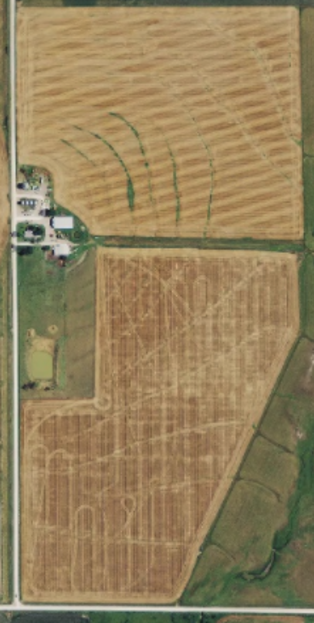
#> input picture photos/ex_rgb.png, 314 x 623 px, found by its file name
$ python synth_ndvi.py
#> lines starting #> are read from the running program, lines starting #| are printed output that depends on the picture
# purpose: read an RGB image in, compute VARI
# (Visible Atmospherically Resistant Index) values, create an output image.
# VARI equation used: VARI = (green - red) / (green + red - blue)

import numpy as np
import pandas as pd
import imageio

print("Beginning program")

im_read_path = "C:/Users/iaad5777/Documents/git/EarthLab/photos/"
im_write_path = "C:/Users/iaad5777/Documents/git/EarthLab/photos/test_vari.png"

im_orig = imageio.imread(im_read_path + "ex_rgb.png")
#> im_orig is the input picture: shape (623, 314, 3); mean R, G, B 148.8, 129.6, 92.8
# im[x] is a row of pixels
# im[x][y] is a vector holding the color value, at position x,y
# im[x][y][z] is a pixel's color value

# im[:,:,0] = 0 # takes out all red
# im[1][1][0] == im[1,1,0]

im_new = (im_orig[:,:,1] - im_orig[:,:,0]) / (im_orig[:,:,1] + im_orig[:,:,0] - im_orig[:,:,2])
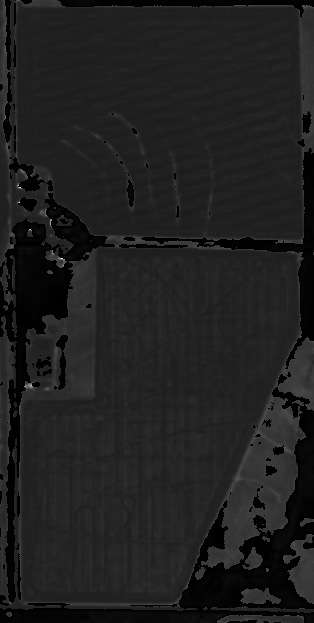
#> im_new: shape (623, 314) float64; min 0, max 8.16, mean 1.03; drawn with min black and max white


imageio.imwrite(im_write_path, im_new[:, :])

$ run again, with photos/im1.PNG copied over photos/ex_rgb.png
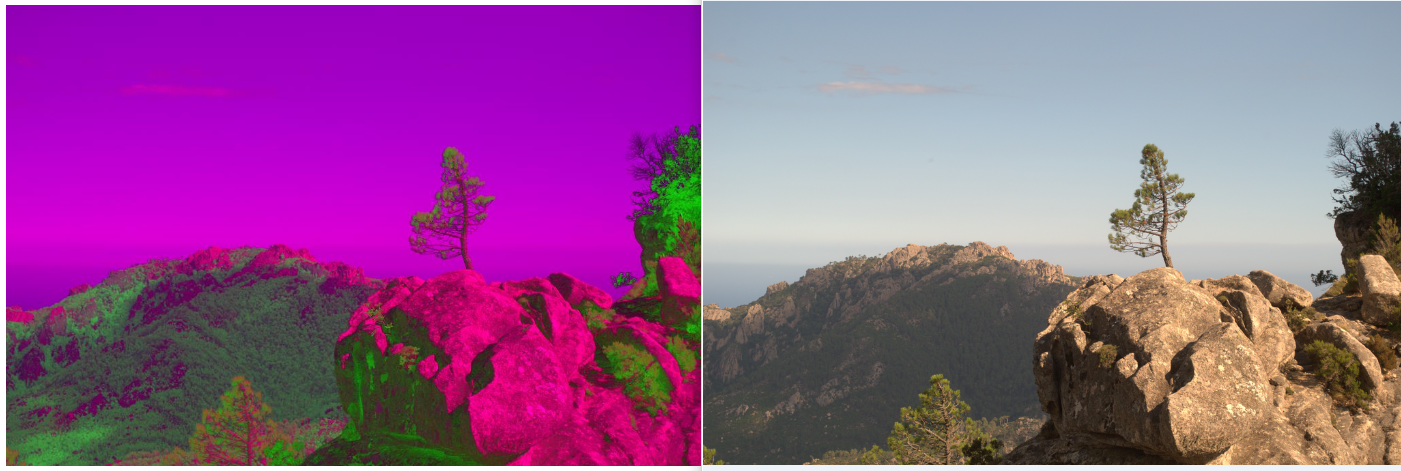
#> input picture photos/im1.PNG, 1401 x 471 px, found by its file name
#> im_orig is the input picture: shape (471, 1401, 4); mean R, G, B, A 147.6, 88.2, 143.2, 255
#> `im_new = (im_orig[:,:,1] - im_orig[:,:,0]) / (im_orig[:,:,1] + im_orig..`:
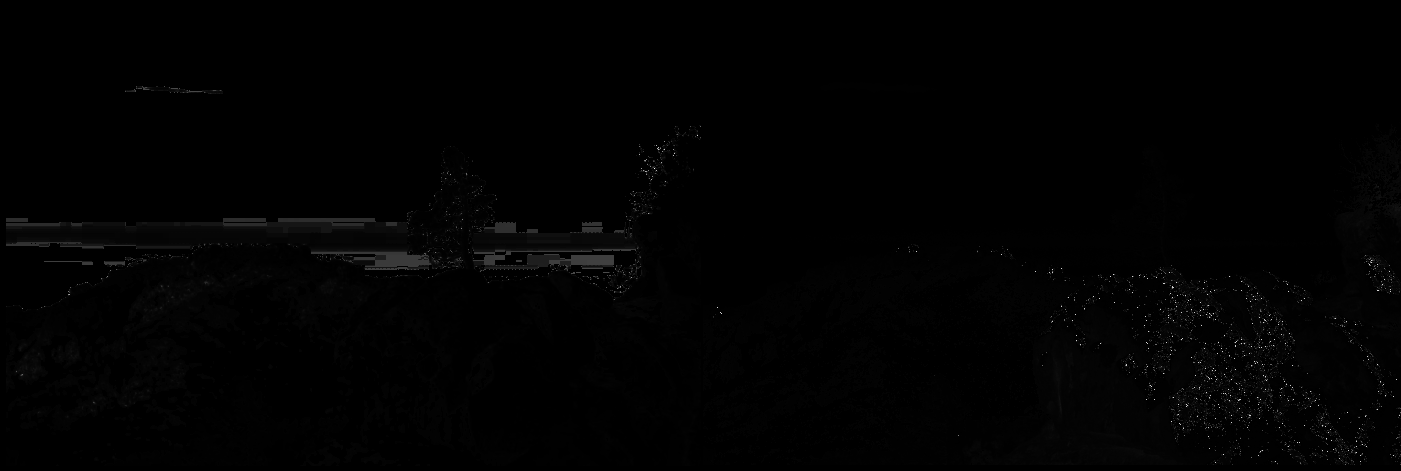
#> im_new: shape (471, 1401) float64; 0.46% of the values are NaN or infinite; the others: min 0, max 251, mean 1.92; drawn with min black, max white, NaN and infinite black
